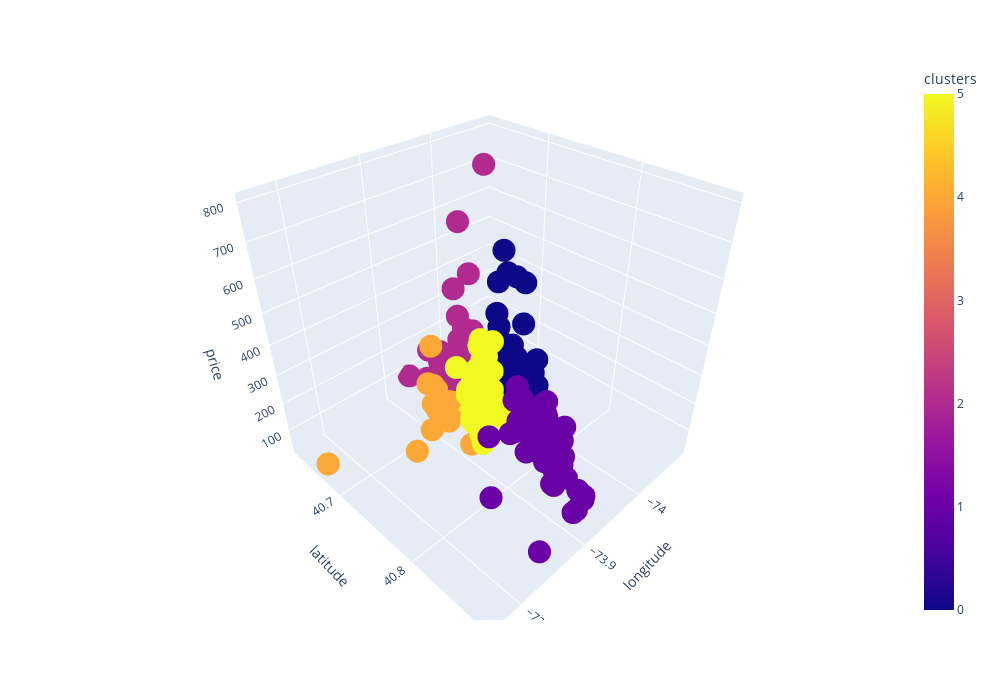

The cell this chart's notebook holds for it:
### Code cell
import plotly
import plotly.express as px

# передаём датафрейм и поля, которые нужно использовать для осей абсцисс, ординат и аппликат
# в значение color передаём номера кластеров
fig = px.scatter_3d(
    data_frame=df, 
    x = 'longitude', 
    y = 'latitude', 
    z = 'price', 
    color='clusters', 
    width=1000,
    height=700
)

#отображаем график
fig.show()

### Figure 1 — Plotly figure (JSON) as saved in the notebook; plotly's stock layout.template omitted (floating-point values rounded to 4 significant figures; data arrays with more than 128 entries replaced by an {"elided": "..."} marker saying what was removed)
{"data": [{"hovertemplate": "longitude=%{x}<br>latitude=%{y}<br>price=%{z}<br>clusters=%{marker.color}<extra></extra>", "legendgroup": "", "marker": {"color": {"elided": "350 int values"}, "coloraxis": "coloraxis", "symbol": "circle"}, "mode": "markers", "name": "", "scene": "scene", "showlegend": false, "type": "scatter3d", "x": {"elided": "350 float values"}, "y": {"elided": "350 float values"}, "z": {"elided": "350 int values"}}], "layout": {"coloraxis": {"colorbar": {"title": {"text": "clusters"}}, "colorscale": [[0, "#0d0887"], [0.1111, "#46039f"], [0.2222, "#7201a8"], [0.3333, "#9c179e"], [0.4444, "#bd3786"], [0.5556, "#d8576b"], [0.6667, "#ed7953"], [0.7778, "#fb9f3a"], [0.8889, "#fdca26"], [1, "#f0f921"]]}, "height": 700, "legend": {"tracegroupgap": 0}, "margin": {"t": 60}, "scene": {"domain": {"x": [0, 1], "y": [0, 1]}, "xaxis": {"title": {"text": "longitude"}}, "yaxis": {"title": {"text": "latitude"}}, "zaxis": {"title": {"text": "price"}}}, "width": 1000}}
